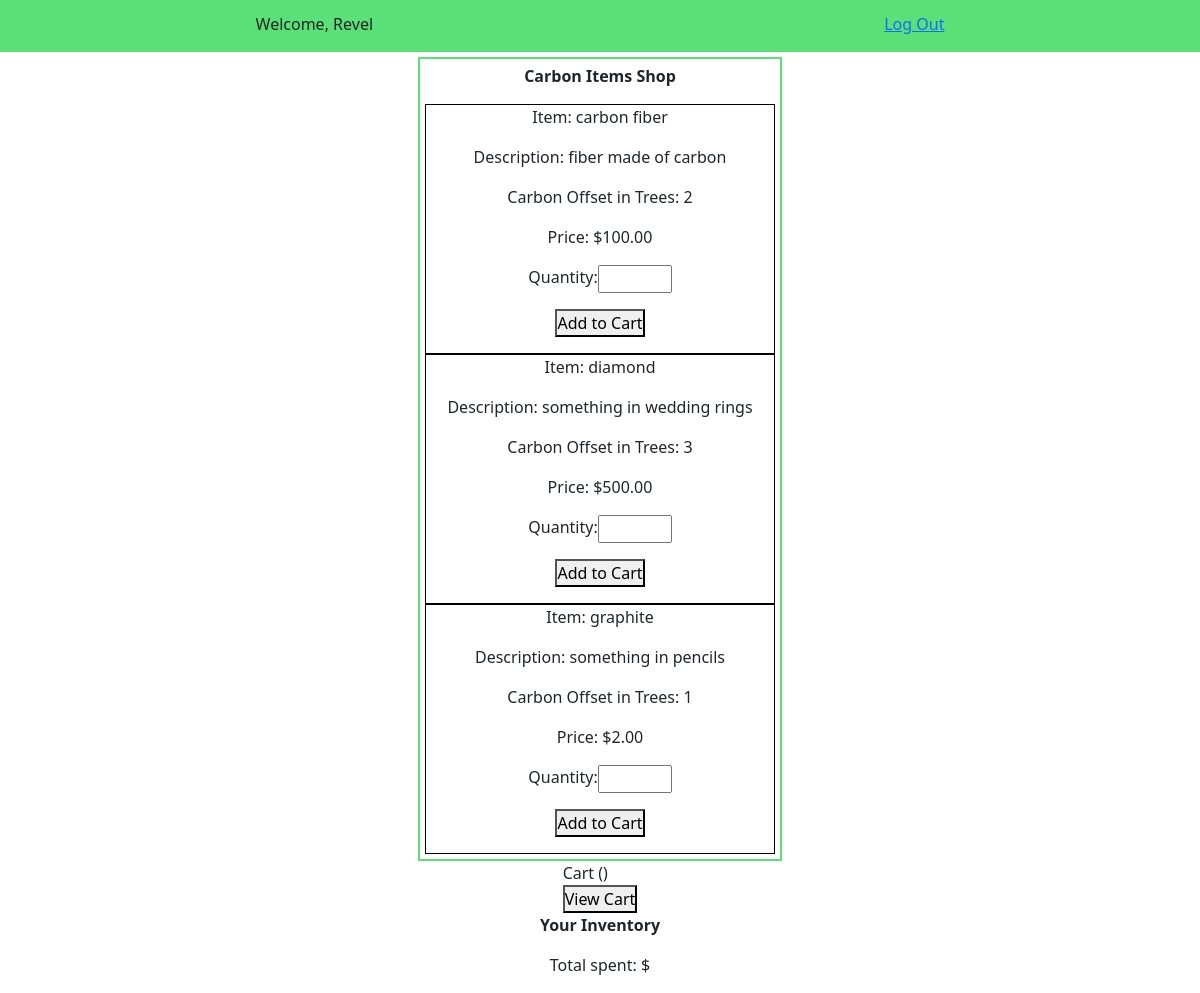
Before: /marketplace/ (signed in) with the older database file.
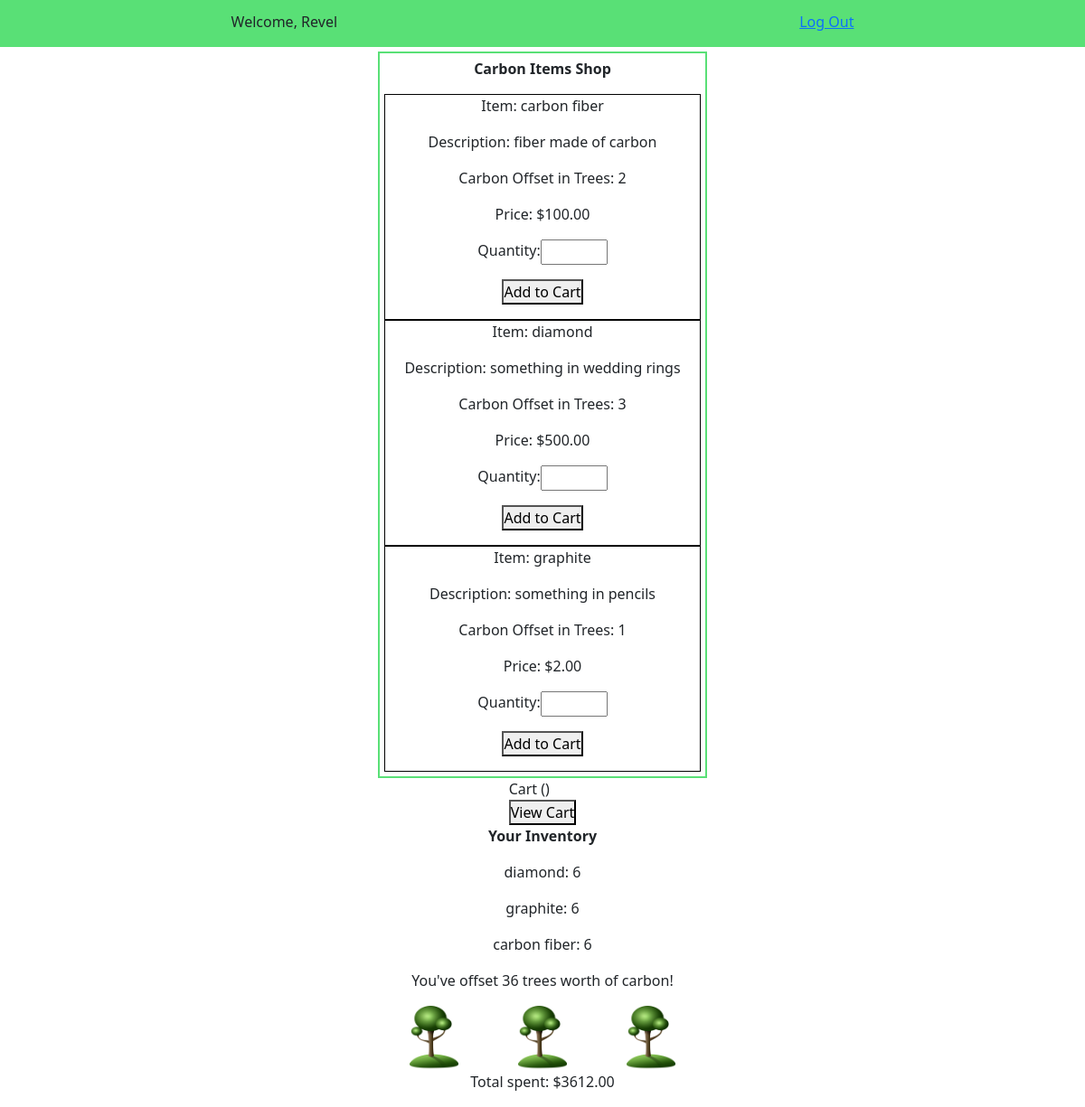
After: the same page with the newer database file.
### login_app/models.py (models this page shows, shortened)
class User(models.Model):
    first_name = models.CharField(max_length=255)
    last_name = models.CharField(max_length=255)
    email = models.EmailField(max_length=254)
    password = models.CharField(max_length=255)
    created_at = models.DateTimeField(auto_now_add=True)
    updated_at = models.DateTimeField(auto_now=True)
    objects = UserManager()

### marketplace/models.py (models this page shows, shortened)
class Item(models.Model):
    name = models.CharField(max_length=100)
    description = models.TextField()
    carbon_offset_in_trees = models.IntegerField()
    cost = models.DecimalField(max_digits=5, decimal_places=2)
    purchases = models.ManyToManyField('login_app.User', through="User_Item_Count")
    carts = models.ManyToManyField(Cart, through="Cart_Item_Count")
    created_at = models.DateTimeField(auto_now_add=True)
    updated_at = models.DateTimeField(auto_now=True)
    objects = ItemManager()

class User_Item_Count(models.Model):
    user = models.ForeignKey('login_app.User', on_delete=models.CASCADE)
    item = models.ForeignKey(Item, on_delete=models.CASCADE)
    orders = models.IntegerField()
    created_at = models.DateTimeField(auto_now_add=True)
    updated_at = models.DateTimeField(auto_now=True)

### login_app/views.py (the view)
# urls.py: path('', include('marketplace.urls')),
def marketplace(request):
    if 'user_id' in request.session:
        shop_items = apps.get_model('marketplace.Item').objects.all()
        if shop_items:
            user_items = apps.get_model('marketplace.User_Item_Count').objects.filter(user=User.objects.get(id=request.session['user_id']))
            if user_items:
                total_carbon_offset = 0
                total_cost = 0
                for item in user_items:
                    total_carbon_offset += item.item.carbon_offset_in_trees * item.orders
                    total_cost += item.item.cost * item.orders
                context = {
                    'items': reversed(shop_items),
                    'user': User.objects.get(id=request.session['user_id']),
                    'user_items': user_items,
                    'total_carbon_offset': total_carbon_offset,
                    'total_cost': total_cost
                }
                return render(request, 'marketplace.html', context)
            else:
                context = {
                    'items': reversed(shop_items),
                    'user': User.objects.get(id=request.session['user_id']),
                }
                return render(request, 'marketplace.html', context)
        else:
            context = {
                'user': User.objects.get(id=request.session['user_id'])
            }
            return render(request, 'marketplace.html', context)
    else:
        return redirect('index')

### marketplace/templates/marketplace.html (shortened to what this page needs)
<!DOCTYPE html>
<html>
	<head>
        {% load static %}
        <link rel="stylesheet" href="https://cdn.jsdelivr.net/npm/bootstrap@5.1.1/dist/css/bootstrap.css">
        <link rel="stylesheet" href="{% static 'style.css' %}">
    </head>
    <body>
        <div id="wrapper">
            <div id="topdiv">
                <p>Welcome, {{user.first_name}}</p>
                <a href="logout/">Log Out</a>
            </div>
            <div id="catalog">
                <p class="bold">Carbon Items Shop</p>
                {% for item in items %}
                    <div class="catalog_item">
                        <p>Item: {{item.name}}</p>
                        <p>Description: {{item.description}}</p>
                        <p>Carbon Offset in Trees: {{item.carbon_offset_in_trees}}</p>
                        <p>Price: ${{item.cost}}</p>
                        <div class="form">
                            <form action="add-to-cart/{{item.id}}/{{user.id}}/" method="post">
                                <p>
                                    <label>
                                        Quantity:
                                        <input name="purchase_quantity" type="number" min="1" max="3" step="1" required>
                                    </label>
                                </p>
                                <p><button type="submit">Add to Cart</button></p>
                            </form>
                        </div>
                    </div>
                {% endfor %}
            </div>
            <div id="cart">
                Cart ()
                <form action="view-cart/{{user.id}}/" method="get">
                    <button type="submit">View Cart</button>
                </form>
            </div>
            <div class="orders">
                <p class="bold">Your Inventory</p>
                {% for item in user_items %}
                    <p>{{item.item.name}}: {{item.orders}}</p>
                {% endfor %}
                {% if total_carbon_offset > 0 %}
                    <p>You've offset {{total_carbon_offset}} trees worth of carbon!</p>
                    <div id="tree_imgs">
                        <img src="{% static 'tree.png' %}">
                        {% if total_carbon_offset > 10 %}
                            <img src="{% static 'tree.png' %}">
                        {% endif %}
                        {% if total_carbon_offset > 20 %}
                            <img src="{% static 'tree.png' %}">
                        {% endif %}
                    </div>
                {% endif %}
                <p>Total spent: ${{total_cost}}</p>
            </div>
        </div>
    </body>
</html>

### login_app/static/style.css (style rules this page uses)
* { margin: 0%; padding: 0%; box-sizing: border-box; }
#wrapper { display: flex; flex-flow: column; justify-content: space-around; align-items: center; }
.form { display: flex; flex-flow: column; align-items: center; text-align: center; }
label { width: 100%; display: flex; justify-content: space-between; }
#topdiv { display: flex; flex-flow: row; justify-content: space-around; width: 100%; padding-top: 1%; background-color: rgb(89, 224, 118); }
#catalog { text-align: center; border: 2px solid rgb(89, 224, 118); padding: 5px; margin-top: 5px; }
.bold { font-weight: bold; }
.catalog_item { border: 1px solid black; width: 350px; text-align: center; }
img { width: 15%; }
.orders { display: flex; align-items: center; justify-content: space-around; flex-flow: column; width: 30%; }
#tree_imgs { display: flex; flex-flow: row; align-items: center; justify-content: space-around; }

Changed rows visible on the page:
added User_Item_Count: item.name "diamond", orders "6"
added User_Item_Count: item.name "graphite", orders "6"
added User_Item_Count: item.name "carbon fiber", orders "6"
Other visible differences:
{{ total_carbon_offset }}: (not shown) → "36"
{{ total_cost }}: (not shown) → "3612.00"
text now shown: "You've offset trees worth of carbon!"
